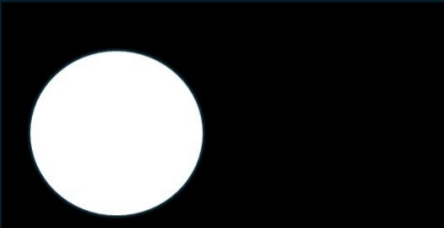
#> input picture Aplikasi_Pengolahan_Citra/foto/input/and input 1.jpeg, 444 x 228 px
$ python -i image_processing.py   (imports and definitions only)
#> lines starting #> are read from the running program, lines starting #| are printed output that depends on the picture; after the words box and inside, x2 and y2 are one past the last pixel; in counts of white or black regions, pixels touching at a corner belong together
#> further down, picture is the input picture: shape (228, 444, 3); mean B, G, R 57.2, 56.8, 56.2
import cv2
import numpy as np
from matplotlib import pyplot as plt

def to_grayscale(img):
    if img is None:
        return None
    if len(img.shape) == 2:
        return img
    return cv2.cvtColor(img, cv2.COLOR_BGR2GRAY)

# [14 lines left out: functions to_binary, arithmetic_add, logic_and, not called in this run]

def to_binary(img, threshold=127):
    if img is None:
        return None
    gray = to_grayscale(img)
    _, binary = cv2.threshold(gray, threshold, 255, cv2.THRESH_BINARY)
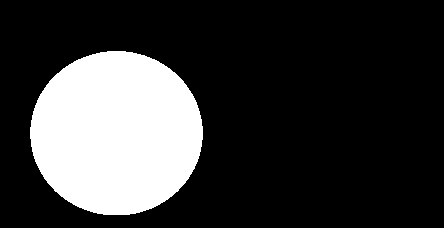
#> binary: shape (228, 444); 22% white; 1 white region, box (x1, y1, x2, y2) and area: (30, 51, 203, 215) 22288
    return binary

# [30 lines left out: functions apply_filter, show_histogram, not called in this run]

def morphology(img):
    binary = to_binary(img)

    # Gunakan structuring element yang lebih besar (misal 7x7)
    se1 = cv2.getStructuringElement(cv2.MORPH_RECT, (15, 15))  # Full Square
    se2 = cv2.getStructuringElement(cv2.MORPH_CROSS, (15, 15))  # Silang

    # Terapkan dilasi
    result1 = cv2.dilate(binary, se1, iterations=1)
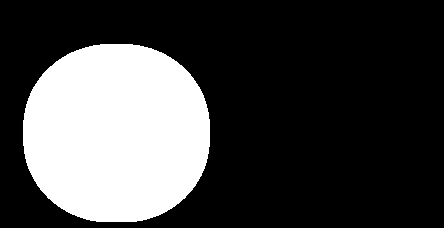
#> result1: shape (228, 444); 26.9% white; 1 white region, box (x1, y1, x2, y2) and area: (23, 44, 210, 222) 27202
    result2 = cv2.dilate(binary, se2, iterations=1)
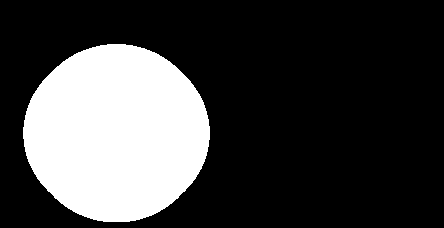
#> result2: shape (228, 444); 25.4% white; 1 white region, box (x1, y1, x2, y2) and area: (23, 44, 210, 222) 25722

    return result1, result2

>>> import cv2
>>> picture = cv2.imread('foto/input/and input 1.jpeg')
>>> result = morphology(picture)

$ run again, on Aplikasi_Pengolahan_Citra/foto/input/and input 2.jpeg
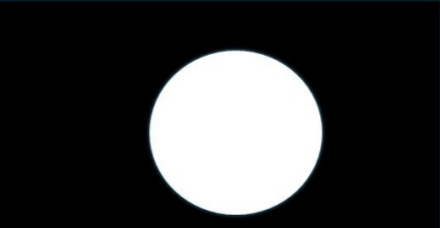
#> input picture Aplikasi_Pengolahan_Citra/foto/input/and input 2.jpeg, 440 x 228 px
#> picture is the input picture: shape (228, 440, 3); mean B, G, R 57.6, 57.3, 56.8
#> in to_binary, `_, binary = cv2.threshold(gray, threshold, 255, cv2.THRESH_BINARY)`:
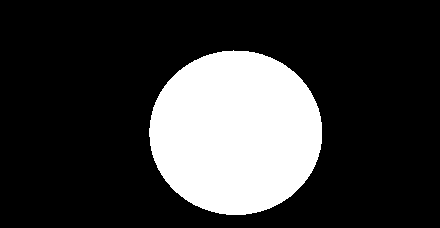
#> binary: shape (228, 440); 22.3% white; 1 white region, box (x1, y1, x2, y2) and area: (149, 50, 322, 215) 22338
#> result1: shape (228, 440); 27.2% white; 1 white region, box (x1, y1, x2, y2) and area: (142, 43, 329, 222) 27266
#> in morphology, `result2 = cv2.dilate(binary, se2, iterations=1)`:
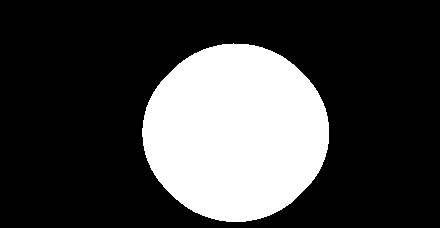
#> result2: shape (228, 440); 25.7% white; 1 white region, box (x1, y1, x2, y2) and area: (142, 43, 329, 222) 25775
